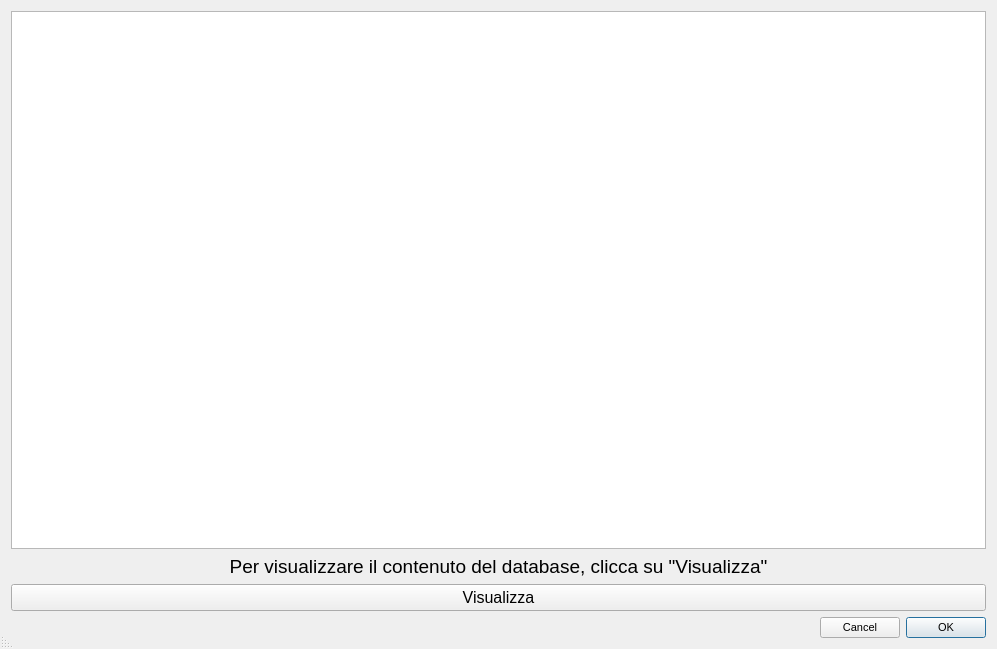
<?xml version="1.0" encoding="UTF-8"?>
<ui version="4.0">
 <class>Visualizza</class>
 <widget class="QDialog" name="Visualizza">
  <property name="geometry">
   <rect>
    <x>0</x>
    <y>0</y>
    <width>997</width>
    <height>649</height>
   </rect>
  </property>
  <property name="windowTitle">
   <string>Dialog</string>
  </property>
  <property name="layoutDirection">
   <enum>Qt::RightToLeft</enum>
  </property>
  <property name="sizeGripEnabled">
   <bool>true</bool>
  </property>
  <property name="modal">
   <bool>false</bool>
  </property>
  <layout class="QVBoxLayout" name="verticalLayout">
   <item>
    <widget class="QListWidget" name="listWidget">
     <property name="layoutDirection">
      <enum>Qt::LeftToRight</enum>
     </property>
    </widget>
   </item>
   <item>
    <widget class="QLabel" name="label">
     <property name="font">
      <font>
       <pointsize>14</pointsize>
      </font>
     </property>
     <property name="layoutDirection">
      <enum>Qt::LeftToRight</enum>
     </property>
     <property name="text">
      <string>Per visualizzare il contenuto del database, clicca su &quot;Visualizza&quot;</string>
     </property>
     <property name="alignment">
      <set>Qt::AlignCenter</set>
     </property>
    </widget>
   </item>
   <item>
    <widget class="QPushButton" name="pushButton">
     <property name="font">
      <font>
       <pointsize>12</pointsize>
      </font>
     </property>
     <property name="layoutDirection">
      <enum>Qt::LeftToRight</enum>
     </property>
     <property name="text">
      <string>Visualizza</string>
     </property>
    </widget>
   </item>
   <item>
    <widget class="QDialogButtonBox" name="buttonBox">
     <property name="enabled">
      <bool>true</bool>
     </property>
     <property name="sizePolicy">
      <sizepolicy hsizetype="Fixed" vsizetype="Fixed">
       <horstretch>0</horstretch>
       <verstretch>0</verstretch>
      </sizepolicy>
     </property>
     <property name="font">
      <font>
       <pointsize>8</pointsize>
      </font>
     </property>
     <property name="focusPolicy">
      <enum>Qt::NoFocus</enum>
     </property>
     <property name="orientation">
      <enum>Qt::Horizontal</enum>
     </property>
     <property name="standardButtons">
      <set>QDialogButtonBox::Cancel|QDialogButtonBox::Ok</set>
     </property>
     <property name="centerButtons">
      <bool>false</bool>
     </property>
    </widget>
   </item>
  </layout>
 </widget>
 <resources/>
 <connections>
  <connection>
   <sender>buttonBox</sender>
   <signal>accepted()</signal>
   <receiver>Visualizza</receiver>
   <slot>accept()</slot>
   <hints>
    <hint type="sourcelabel">
     <x>248</x>
     <y>254</y>
    </hint>
    <hint type="destinationlabel">
     <x>157</x>
     <y>274</y>
    </hint>
   </hints>
  </connection>
  <connection>
   <sender>buttonBox</sender>
   <signal>rejected()</signal>
   <receiver>Visualizza</receiver>
   <slot>reject()</slot>
   <hints>
    <hint type="sourcelabel">
     <x>316</x>
     <y>260</y>
    </hint>
    <hint type="destinationlabel">
     <x>286</x>
     <y>274</y>
    </hint>
   </hints>
  </connection>
 </connections>
</ui>
